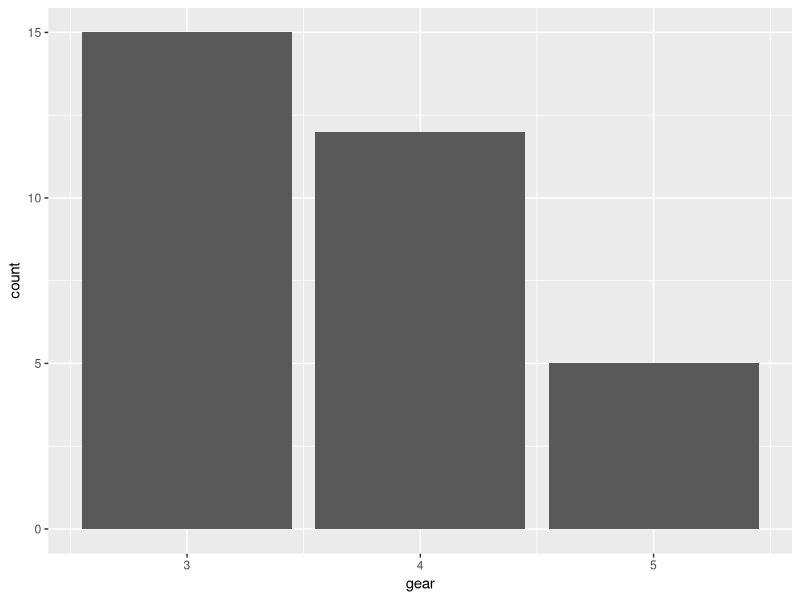
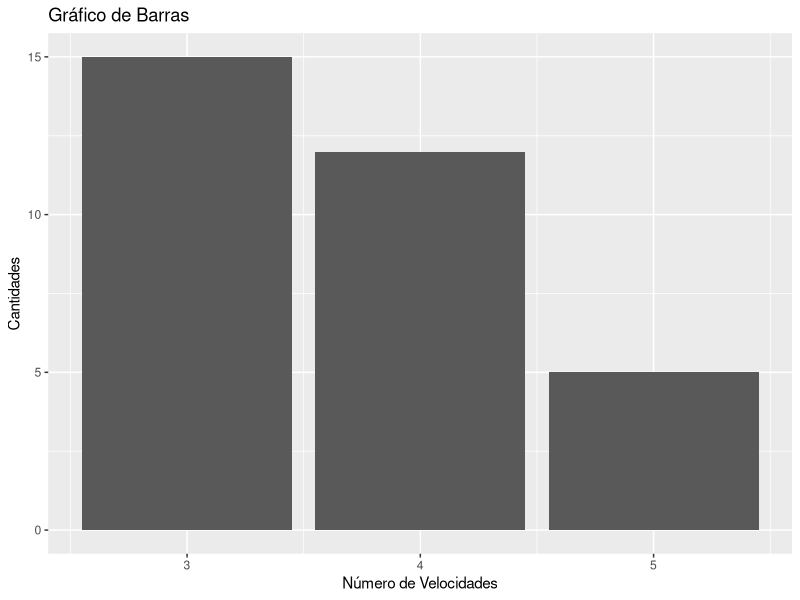
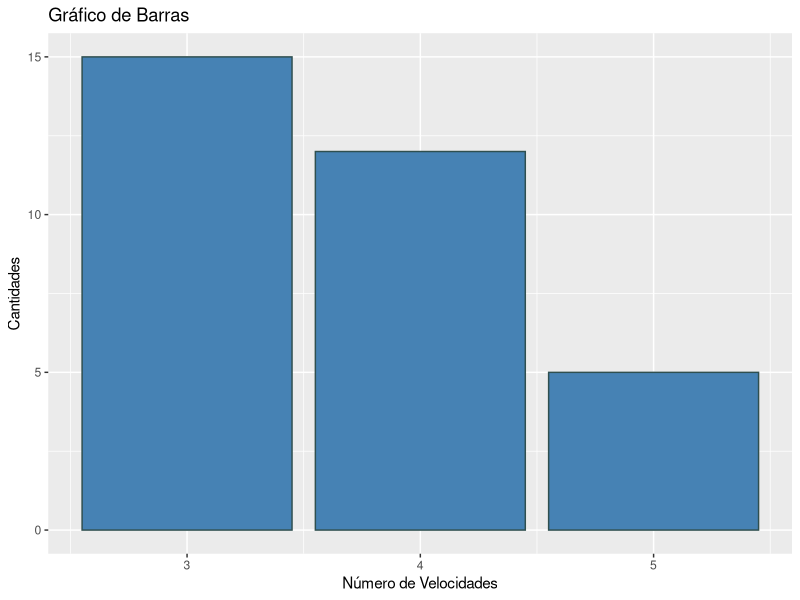
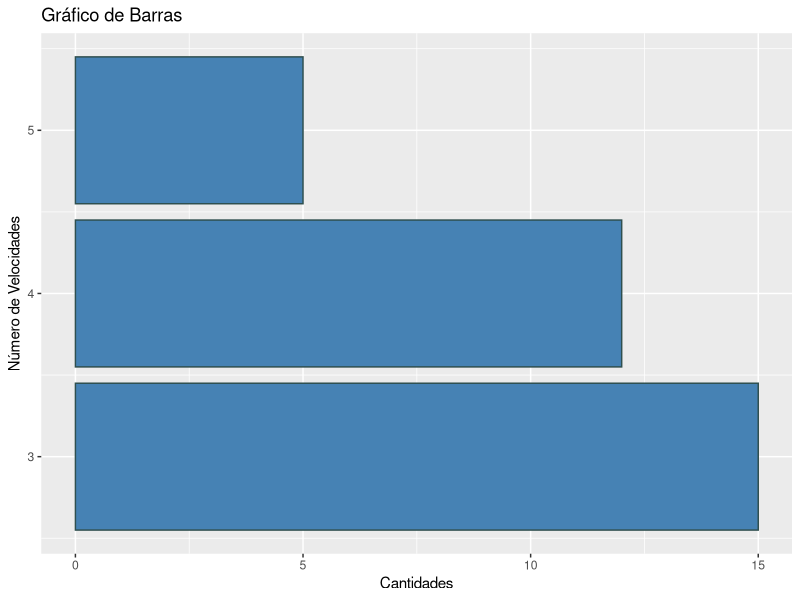
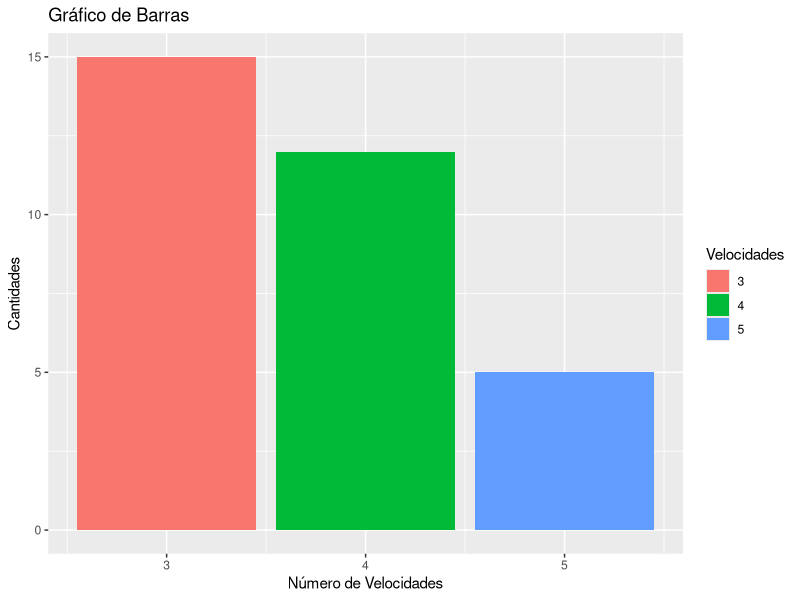
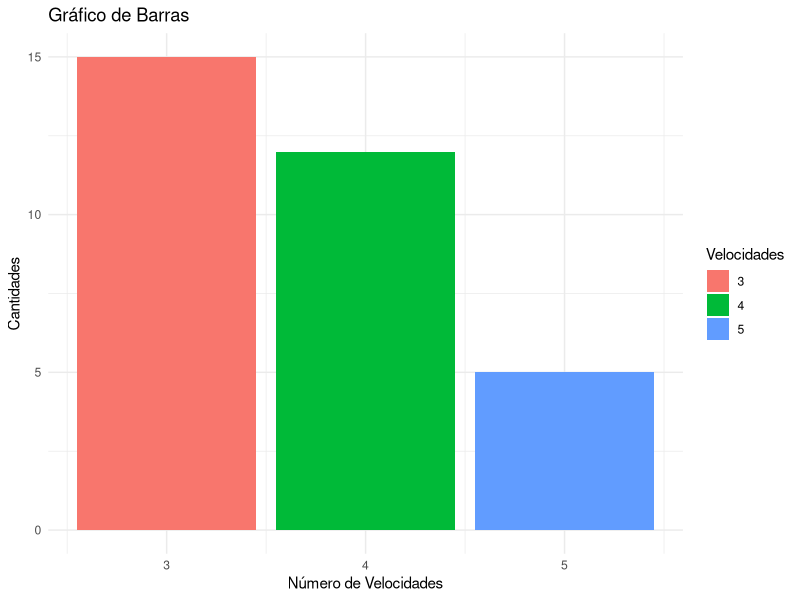
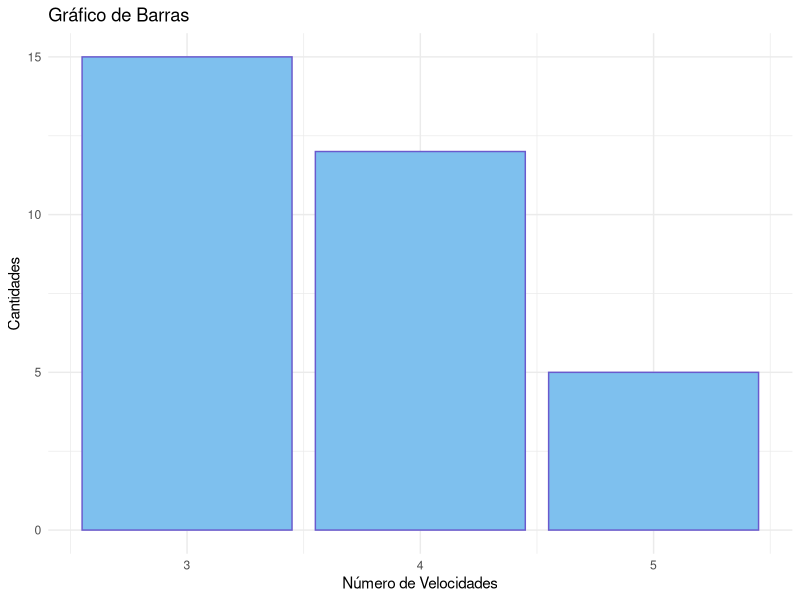

R code for these plots, in order:
## ---- chunk 1
knitr::opts_chunk$set(echo = FALSE)
## ---- chunk 2
 head(mtcars)
## ---- chunk 3
library(ggplot2)
## ---- chunk 4
ggplot(data = mtcars, aes(x = gear)) + geom_bar()
## ---- chunk 5
ggplot(data = mtcars, aes(x = gear)) + 
  geom_bar() + 
  xlab("Número de Velocidades") + 
  ylab("Cantidades") + 
  ggtitle("Gráfico de Barras")
## ---- chunk 6
ggplot(data = mtcars, aes(x = gear)) + 
  geom_bar(color = 'darkslategray', fill = 'steelblue') + 
  xlab("Número de Velocidades") + 
  ylab("Cantidades") + 
  ggtitle("Gráfico de Barras")
## ---- chunk 7
ggplot(data = mtcars, aes(x = gear)) + 
  geom_bar(color = 'darkslategray', fill = 'steelblue') + 
  xlab("Número de Velocidades") + 
  ylab("Cantidades") + 
  ggtitle("Gráfico de Barras") +
  coord_flip()
## ---- chunk 8
ggplot(data = mtcars, aes(x = gear, fill = as.factor(gear))) + 
  geom_bar() + 
  xlab("Número de Velocidades") + 
  ylab("Cantidades") + 
  ggtitle("Gráfico de Barras") +
  labs(fill = "Velocidades")
## ---- chunk 9
ggplot(data = mtcars, aes(x = gear, fill = as.factor(gear))) + 
  geom_bar() + 
  xlab("Número de Velocidades") + 
  ylab("Cantidades") + 
  ggtitle("Gráfico de Barras") +
  labs(fill = "Velocidades") + 
  theme_minimal()
## ---- chunk 10
ggplot(data = mtcars, aes(x = gear, fill = as.factor(gear))) + 
  geom_bar(color = 'slateblue', fill = 'skyblue2') + 
  xlab("Número de Velocidades") + 
  ylab("Cantidades") + 
  ggtitle("Gráfico de Barras") +
  labs(fill = "Velocidades") + 
  theme_minimal()
